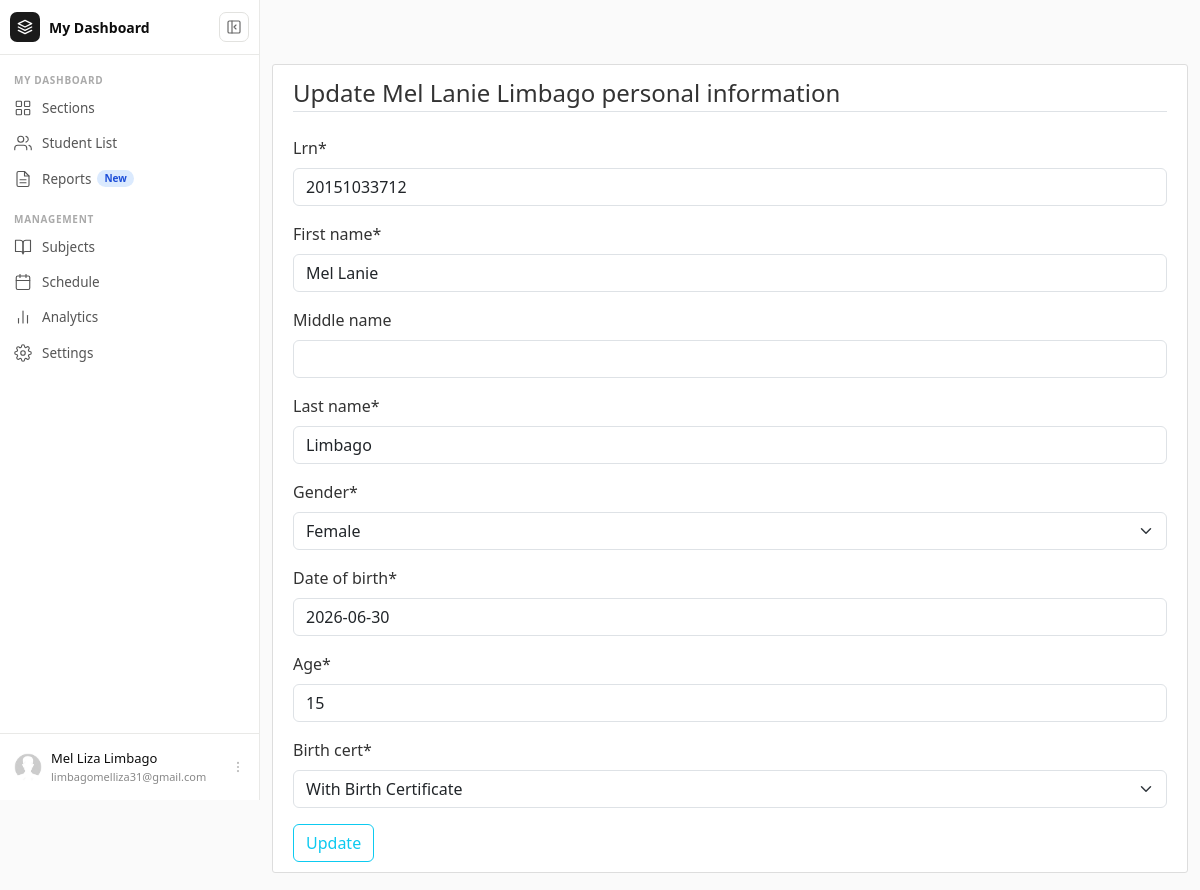
The page /student/detail/2/update (signed in) on the database its author committed.
### users/models.py (models this page shows, shortened)
class Profile(models.Model):
    user = models.OneToOneField(User, on_delete=models.CASCADE)
    image = models.ImageField(default='default.jpg', upload_to='profile_pics')

### students/models.py (models this page shows, shortened)
class Student(models.Model):
    added_by = models.ForeignKey(User, on_delete=models.CASCADE)
    lrn = models.CharField(max_length=20)
    first_name = models.CharField(max_length=100)
    middle_name = models.CharField(max_length=100,null=True,blank=True)
    last_name = models.CharField(max_length=100)
    complete_name = models.CharField(max_length=100)
    gender = models.CharField(max_length=10, choices=Gender_Choices, default='F')
    date_of_birth = models.DateField()
    age = models.IntegerField(null=True)
    birth_cert = models.CharField(max_length=5, choices=Birthcert_Choices, default='Y')
    class Meta:
        unique_together = ['added_by', 'lrn']

### students/views.py (the view, shortened to what this page needs)
# urls.py: path('detail/<int:pk>/update', StudentUpdateView.as_view(),name='student-update'),
class StudentUpdateView(LoginRequiredMixin, UserPassesTestMixin, UpdateView):
    model = Student
    form_class = AddStudentForm
    template_name = 'students/student_update.html'
    def get_object(self, queryset=None):
        return get_object_or_404(Student, pk=self.kwargs['pk'])
    def test_func(self):
        student = self.get_object()
        if self.request.user == student.added_by:
            return True
        return False

### students/forms.py
class AddStudentForm(forms.ModelForm):
    middle_name = forms.CharField(max_length=150, required=False)
    class Meta:
        model = Student
        fields = ['lrn','first_name','middle_name','last_name','gender','date_of_birth','age','birth_cert']
        widgets = {
            'date_of_birth': forms.DateInput(attrs={
                'type': 'text',        # Important: use 'text' not 'date'
                'autocomplete': 'off',
                'readonly': 'readonly',
            }),
        }

### students/templates/students/student_update.html (shortened to what this page needs)
{% extends "users/base.html" %}
{% load crispy_forms_tags %}
{% block content %}
	<div class="content-section">
		<form method="POST">
			<fieldset class="form-group">
				<legend class="border-bottom mb-4">Update {{ student.complete_name }} personal information</legend>
			{{ form|crispy }}
			</fieldset>
			<div class="form-group">
				<button class="btn btn-outline-info" type="submit">Update</button>
			</div>
		</form>
	</div>
{% endblock content %}

### users/templates/partials/_sidebar.html (shortened to what this page needs)
{% load static %}
{% if user.is_authenticated %}
<div id="cs-sidebar">
  <div class="cs-top">
    <div class="cs-brand">
      <div class="cs-brand-icon">
        <svg width="16" height="16" viewBox="0 0 24 24" fill="none" stroke="currentColor" stroke-width="2" stroke-linecap="round" stroke-linejoin="round">
          <path d="M12 2L2 7l10 5 10-5-10-5zM2 17l10 5 10-5M2 12l10 5 10-5"/>
        </svg>
      </div>
      <span class="cs-brand-name">My Dashboard</span>
    </div>
    <button class="cs-toggle-btn" id="cs-toggle" type="button" aria-label="Toggle sidebar">
      <svg width="16" height="16" viewBox="0 0 24 24" fill="none" stroke="currentColor" stroke-width="1.75" stroke-linecap="round" stroke-linejoin="round">
        <rect x="3" y="3" width="18" height="18" rx="2"/>
        <path d="M9 3v18"/>
        <path class="cs-arrow" d="M15 9l-3 3 3 3"/>
      </svg>
    </button>
  </div>
  <nav class="cs-nav">
    <div class="cs-section-label">MY DASHBOARD</div>
    <ul>
      <li>
        <a class="cs-link {% if request.resolver_match.url_name == 'section-home' %}active{% endif %}"
           href="{% url 'section-home' %}">
          <span class="cs-label">Sections</span>
        </a>
      </li>
      <li>
        <a class="cs-link {% if request.resolver_match.url_name == 'student-home' %}active{% endif %}"
           href="{% url 'student-home' %}">
          <svg class="cs-icon" viewBox="0 0 24 24" fill="none" stroke="currentColor" stroke-width="1.5" stroke-linecap="round" stroke-linejoin="round" aria-hidden="true">
            <path d="M17 21v-2a4 4 0 0 0-4-4H5a4 4 0 0 0-4 4v2"/>
            <circle cx="9" cy="7" r="4"/>
            <path d="M23 21v-2a4 4 0 0 0-3-3.87M16 3.13a4 4 0 0 1 0 7.75"/>
          </svg>
          <span class="cs-label">Student List</span>
        </a>
      </li>
      <li>
        <a class="cs-link" href="#">
          <span class="cs-label">Reports <span class="cs-badge">New</span></span>
        </a>
      </li>
    </ul>
    <div class="cs-section-label">MANAGEMENT</div>
    <ul>
      <li>
        <a class="cs-link" href="#">
          <svg class="cs-icon" viewBox="0 0 24 24" fill="none" stroke="currentColor" stroke-width="1.5" stroke-linecap="round" stroke-linejoin="round" aria-hidden="true">
            <path d="M2 3h6a4 4 0 0 1 4 4v14a3 3 0 0 0-3-3H2z"/>
            <path d="M22 3h-6a4 4 0 0 0-4 4v14a3 3 0 0 1 3-3h7z"/>
          </svg>
          <span class="cs-label">Subjects</span>
        </a>
      </li>
      <li>
        <a class="cs-link" href="#">
          <span class="cs-label">Schedule</span>
        </a>
      </li>
      <li>
        <a class="cs-link" href="#">
          <svg class="cs-icon" viewBox="0 0 24 24" fill="none" stroke="currentColor" stroke-width="1.5" stroke-linecap="round" stroke-linejoin="round" aria-hidden="true">
            <line x1="18" y1="20" x2="18" y2="10"/>
            <line x1="12" y1="20" x2="12" y2="4"/>
            <line x1="6" y1="20" x2="6" y2="14"/>
          </svg>
          <span class="cs-label">Analytics</span>
        </a>
      </li>
      <li>
        <a class="cs-link {% if request.resolver_match.url_name == 'profile' %}active{% endif %}"
           href="{% url 'profile' %}">
          <span class="cs-label">Settings</span>
        </a>
      </li>
    </ul>
  </nav>
  <div class="cs-footer">
    <div class="dropup">
      <button class="cs-user-btn" type="button" data-bs-toggle="dropdown" aria-expanded="false">
        <img class="cs-avatar" src="{{ user.profile.image.url }}" alt="{{ user.get_full_name }}">
        <div class="cs-user-info">
          <div class="cs-user-name">{{ user.first_name }} {{ user.last_name }}</div>
          <div class="cs-user-email">{{ user.email }}</div>
        </div>
        <svg class="cs-dots" width="14" height="14" viewBox="0 0 24 24" fill="none" stroke="currentColor" stroke-width="1.75" stroke-linecap="round" aria-hidden="true">
          <circle cx="12" cy="5" r="1"/><circle cx="12" cy="12" r="1"/><circle cx="12" cy="19" r="1"/>
        </svg>
      </button>
    </div>
  </div>
</div>
{% endif %}

### users/static/users/main.css (style rules this page uses)
body { background: #fafafa; color: #333333; }
ul { margin: 0; }
.content-section { background: #ffffff; padding: 10px 20px; border: 1px solid #dddddd; border-radius: 3px; margin-bottom: 20px; }

### users/static/css/sidebar.css (style rules this page uses)
#cs-sidebar *, #cs-sidebar *::before, #cs-sidebar *::after { box-sizing: border-box; }
#cs-sidebar { width: 260px; min-width: 260px; height: 100vh; position: sticky; top: 0; background: #fff; border-right: 1px solid #e9e9e7; display: flex; flex-direction: column; transition: width 0.25s cubic-bezier(0.4,0,0.2,1), min-width 0.25s cubic-bezier(0.4,0,0.2,1); overflow: hidden; z-index: 100; flex-shrink: 0; }
.cs-top { display: flex; align-items: center; justify-content: space-between; gap: 8px; padding: 12px 10px; border-bottom: 1px solid #e9e9e7; min-height: 54px; }
.cs-brand { display: flex; align-items: center; gap: 9px; overflow: hidden; min-width: 0; }
.cs-brand-icon { width: 30px; height: 30px; min-width: 30px; background: #1a1a1a; border-radius: 7px; display: flex; align-items: center; justify-content: center; color: #fff; }
.cs-brand-name { font-size: 14px; font-weight: 600; color: #0d0d0d; white-space: nowrap; opacity: 1; transition: opacity 0.15s; }
.cs-toggle-btn { width: 30px; height: 30px; min-width: 30px; padding: 0; background: transparent; border: 1px solid #e2e2df; border-radius: 7px; display: flex; align-items: center; justify-content: center; cursor: pointer; color: #666; transition: background 0.12s; }
.cs-nav { flex: 1; overflow-y: auto; overflow-x: hidden; padding: 8px 6px 4px; }
.cs-nav ul { list-style: none; padding: 0; margin: 0 0 6px; }
.cs-section-label { padding: 10px 8px 3px; font-size: 10px; font-weight: 600; letter-spacing: 0.07em; color: #aaa; white-space: nowrap; overflow: hidden; transition: opacity 0.15s, height 0.25s, padding 0.25s; }
.cs-link { display: flex; align-items: center; gap: 10px; padding: 7px 8px; border-radius: 7px; text-decoration: none; color: #555; font-size: 13.5px; font-weight: 400; white-space: nowrap; overflow: hidden; transition: background 0.1s, color 0.1s; position: relative; margin-bottom: 1px; }
.cs-icon { width: 18px; height: 18px; min-width: 18px; flex-shrink: 0; }
.cs-label { flex: 1; overflow: hidden; text-overflow: ellipsis; display: flex; align-items: center; gap: 6px; opacity: 1; transition: opacity 0.15s; }
.cs-badge { font-size: 10px; font-weight: 600; background: #dbeafe; color: #1d4ed8; padding: 1px 7px; border-radius: 99px; }
.cs-footer { border-top: 1px solid #e9e9e7; padding: 8px 6px; }
.cs-user-btn { display: flex; align-items: center; gap: 9px; padding: 7px 8px; border-radius: 7px; width: 100%; background: transparent; border: none; cursor: pointer; overflow: hidden; transition: background 0.12s; text-align: left; }
.cs-avatar { width: 28px !important; height: 28px !important; min-width: 28px !important; border-radius: 50% !important; object-fit: cover !important; flex-shrink: 0 !important; display: block !important; }
.cs-user-info { flex: 1; overflow: hidden; min-width: 0; opacity: 1; transition: opacity 0.15s; }
.cs-user-name { font-size: 13px; font-weight: 500; color: #0d0d0d; white-space: nowrap; overflow: hidden; text-overflow: ellipsis; }
.cs-user-email { font-size: 11px; color: #888; white-space: nowrap; overflow: hidden; text-overflow: ellipsis; }
.cs-dots { flex-shrink: 0; color: #bbb; opacity: 1; transition: opacity 0.15s; }

### rows shown on the page
Student: complete_name "Mel Lanie Limbago", lrn "20151033712", first_name "Mel Lanie", last_name "Limbago", gender "Female", date_of_birth "2026-06-30", age "15", birth_cert "With Birth Certificate"

### other values the page prints
{{ user.first_name }} "Mel Liza"
{{ user.last_name }} "Limbago"
{{ user.email }} "limbagomelliza31@gmail.com"
